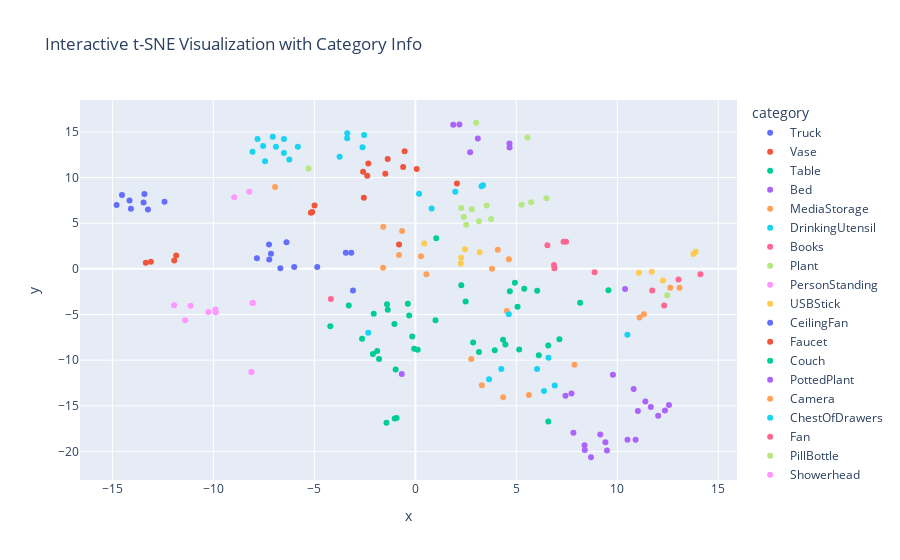

The code cell stored with this chart in its notebook:
### Code cell
import plotly.express as px
plot_data = pd.DataFrame({
    'x': tsne_result[:, 0],
    'y': tsne_result[:, 1],
    'numeric_label': labels,
    'category': [cat_mapping[label] for label in labels]
})

# Create an interactive scatter plot using Plotly Express
fig = px.scatter(
    plot_data, x='x', y='y', color='category',
    hover_data={'numeric_label': True, 'category': True},
    title="Interactive t-SNE Visualization with Category Info"
)
fig.show()

### Figure 1 — Plotly figure (JSON) as saved in the notebook; plotly's stock layout.template omitted (floating-point values rounded to 4 significant figures)
{"data": [{"customdata": [[16, "Truck"], [16, "Truck"], [16, "Truck"], [16, "Truck"], [16, "Truck"], [16, "Truck"], [16, "Truck"], [16, "Truck"], [16, "Truck"], [16, "Truck"]], "hovertemplate": "category=%{customdata[1]}<br>x=%{x}<br>y=%{y}<br>numeric_label=%{customdata[0]}<extra></extra>", "legendgroup": "Truck", "marker": {"color": "#636efa", "symbol": "circle"}, "mode": "markers", "name": "Truck", "orientation": "v", "showlegend": true, "type": "scatter", "x": [-3.443, -7.149, -3.174, -4.858, -6.379, -6.0, -6.685, -7.245, -7.235, -7.844], "xaxis": "x", "y": [1.775, 1.647, 1.776, 0.1963, 2.911, 0.2061, 0.05281, 2.672, 1.033, 1.156], "yaxis": "y"}, {"customdata": [[18, "Vase"], [18, "Vase"], [18, "Vase"], [18, "Vase"], [18, "Vase"], [18, "Vase"], [18, "Vase"], [18, "Vase"], [18, "Vase"], [18, "Vase"]], "hovertemplate": "category=%{customdata[1]}<br>x=%{x}<br>y=%{y}<br>numeric_label=%{customdata[0]}<extra></extra>", "legendgroup": "Vase", "marker": {"color": "#EF553B", "symbol": "circle"}, "mode": "markers", "name": "Vase", "orientation": "v", "showlegend": true, "type": "scatter", "x": [-0.5324, -1.369, -2.329, 2.06, 0.06723, -0.605, -1.487, -2.383, -2.551, -2.586], "xaxis": "x", "y": [12.87, 12.04, 11.53, 9.338, 10.94, 11.17, 10.41, 10.19, 7.789, 10.64], "yaxis": "y"}, {"customdata": [[15, "Table"], [15, "Table"], [15, "Table"], [15, "Table"], [15, "Table"], [15, "Table"], [15, "Table"], [15, "Table"], [15, "Table"], [15, "Table"], [15, "Table"], [15, "Table"], [15, "Table"], [15, "Table"], [15, "Table"], [15, "Table"], [15, "Table"], [15, "Table"], [15, "Table"], [15, "Table"], [15, "Table"], [15, "Table"], [15, "Table"], [15, "Table"], [15, "Table"], [15, "Table"], [15, "Table"], [15, "Table"], [15, "Table"], [15, "Table"]], "hovertemplate": "category=%{customdata[1]}<br>x=%{x}<br>y=%{y}<br>numeric_label=%{customdata[0]}<extra></extra>", "legendgroup": "Table", "marker": {"color": "#00cc96", "symbol": "circle"}, "mode": "markers", "name": "Table", "orientation": "v", "showlegend": true, "type": "scatter", "x": [3.151, 6.58, -0.05808, 3.931, -1.403, -1.367, 5.06, 0.1165, -0.3727, 4.459, -2.103, -2.637, -2.059, -4.211, -3.297, -0.9748, 7.131, 4.343, 8.159, -1.894, -1.798, 2.273, 2.489, 6.113, -0.3053, 2.861, -0.1538, 5.141, 1.034, -1.035], "xaxis": "x", "y": [-9.098, -8.38, -8.75, -8.911, -3.886, -4.469, -4.149, -8.849, -3.825, -8.293, -9.327, -7.666, -4.92, -6.294, -4.025, -11.01, -7.711, -7.774, -3.717, -8.992, -9.878, -1.792, -3.573, -9.455, -5.1, -8.056, -7.412, -8.829, 3.349, -6.026], "yaxis": "y"}, {"customdata": [[0, "Bed"], [0, "Bed"], [0, "Bed"], [0, "Bed"], [0, "Bed"], [0, "Bed"], [0, "Bed"], [0, "Bed"], [0, "Bed"], [0, "Bed"], [0, "Bed"], [0, "Bed"], [0, "Bed"], [0, "Bed"], [0, "Bed"], [0, "Bed"], [0, "Bed"], [0, "Bed"], [0, "Bed"], [0, "Bed"], [0, "Bed"]], "hovertemplate": "category=%{customdata[1]}<br>x=%{x}<br>y=%{y}<br>numeric_label=%{customdata[0]}<extra></extra>", "legendgroup": "Bed", "marker": {"color": "#ab63fa", "symbol": "circle"}, "mode": "markers", "name": "Bed", "orientation": "v", "showlegend": true, "type": "scatter", "x": [11.39, 10.5, 9.156, 9.486, 7.73, 11.02, 8.376, 8.696, 7.433, 9.409, 12.36, 10.38, 8.391, 10.81, 9.783, 10.91, 11.66, -0.6729, 12.02, 7.826, 12.56], "xaxis": "x", "y": [-14.52, -18.71, -18.15, -19.88, -13.64, -15.55, -19.3, -20.63, -13.91, -18.99, -15.52, -2.2, -19.83, -13.16, -11.59, -18.7, -15.13, -11.5, -16.09, -17.94, -14.91], "yaxis": "y"}, {"customdata": [[9, "MediaStorage"], [9, "MediaStorage"], [9, "MediaStorage"], [9, "MediaStorage"], [9, "MediaStorage"], [9, "MediaStorage"], [9, "MediaStorage"], [9, "MediaStorage"], [9, "MediaStorage"], [9, "MediaStorage"]], "hovertemplate": "category=%{customdata[1]}<br>x=%{x}<br>y=%{y}<br>numeric_label=%{customdata[0]}<extra></extra>", "legendgroup": "MediaStorage", "marker": {"color": "#FFA15A", "symbol": "circle"}, "mode": "markers", "name": "MediaStorage", "orientation": "v", "showlegend": true, "type": "scatter", "x": [3.294, 4.35, 11.1, 4.527, 7.879, 5.622, 4.079, 11.32, 12.62, 2.767], "xaxis": "x", "y": [-12.75, -14.07, -5.34, -4.617, -10.51, -13.81, 2.082, -4.978, -2.07, -9.868], "yaxis": "y"}, {"customdata": [[6, "DrinkingUtensil"], [6, "DrinkingUtensil"], [6, "DrinkingUtensil"], [6, "DrinkingUtensil"], [6, "DrinkingUtensil"], [6, "DrinkingUtensil"], [6, "DrinkingUtensil"], [6, "DrinkingUtensil"], [6, "DrinkingUtensil"], [6, "DrinkingUtensil"], [6, "DrinkingUtensil"], [6, "DrinkingUtensil"], [6, "DrinkingUtensil"], [6, "DrinkingUtensil"], [6, "DrinkingUtensil"], [6, "DrinkingUtensil"], [6, "DrinkingUtensil"], [6, "DrinkingUtensil"], [6, "DrinkingUtensil"], [6, "DrinkingUtensil"]], "hovertemplate": "category=%{customdata[1]}<br>x=%{x}<br>y=%{y}<br>numeric_label=%{customdata[0]}<extra></extra>", "legendgroup": "DrinkingUtensil", "marker": {"color": "#19d3f3", "symbol": "circle"}, "mode": "markers", "name": "DrinkingUtensil", "orientation": "v", "showlegend": true, "type": "scatter", "x": [-8.064, -5.818, -7.441, -6.241, 1.979, -7.537, 3.277, 3.353, -3.371, -6.507, 0.1824, -2.614, -2.536, 0.805, -3.378, -7.815, -7.057, -6.902, -3.75, -6.508], "xaxis": "x", "y": [12.81, 13.36, 11.79, 11.97, 8.438, 13.46, 9.051, 9.153, 14.84, 14.21, 8.233, 13.31, 14.66, 6.605, 14.31, 14.21, 14.47, 13.37, 12.29, 12.69], "yaxis": "y"}, {"customdata": [[1, "Books"], [1, "Books"], [1, "Books"], [1, "Books"], [1, "Books"], [1, "Books"], [1, "Books"], [1, "Books"], [1, "Books"], [1, "Books"]], "hovertemplate": "category=%{customdata[1]}<br>x=%{x}<br>y=%{y}<br>numeric_label=%{customdata[0]}<extra></extra>", "legendgroup": "Books", "marker": {"color": "#FF6692", "symbol": "circle"}, "mode": "markers", "name": "Books", "orientation": "v", "showlegend": true, "type": "scatter", "x": [6.885, 6.538, 7.462, 14.11, 8.876, 13.03, 11.73, 12.32, 7.338, 6.861], "xaxis": "x", "y": [0.05359, 2.579, 2.974, -0.596, -0.3734, -1.165, -2.368, -4.001, 2.973, 0.4243], "yaxis": "y"}, {"customdata": [[12, "Plant"], [12, "Plant"], [12, "Plant"], [12, "Plant"]], "hovertemplate": "category=%{customdata[1]}<br>x=%{x}<br>y=%{y}<br>numeric_label=%{customdata[0]}<extra></extra>", "legendgroup": "Plant", "marker": {"color": "#B6E880", "symbol": "circle"}, "mode": "markers", "name": "Plant", "orientation": "v", "showlegend": true, "type": "scatter", "x": [3.01, 5.548, -5.29, 12.47], "xaxis": "x", "y": [16.0, 14.38, 10.99, -2.895], "yaxis": "y"}, {"customdata": [[10, "PersonStanding"], [10, "PersonStanding"], [10, "PersonStanding"], [10, "PersonStanding"], [10, "PersonStanding"], [10, "PersonStanding"], [10, "PersonStanding"], [10, "PersonStanding"], [10, "PersonStanding"], [10, "PersonStanding"]], "hovertemplate": "category=%{customdata[1]}<br>x=%{x}<br>y=%{y}<br>numeric_label=%{customdata[0]}<extra></extra>", "legendgroup": "PersonStanding", "marker": {"color": "#FF97FF", "symbol": "circle"}, "mode": "markers", "name": "PersonStanding", "orientation": "v", "showlegend": true, "type": "scatter", "x": [-9.899, -8.115, -8.062, -10.25, -11.4, -11.95, -8.115, -8.053, -11.13, -9.885], "xaxis": "x", "y": [-4.465, -11.3, -3.748, -4.712, -5.618, -3.98, -11.3, -3.74, -4.03, -4.759], "yaxis": "y"}, {"customdata": [[17, "USBStick"], [17, "USBStick"], [17, "USBStick"], [17, "USBStick"], [17, "USBStick"], [17, "USBStick"], [17, "USBStick"], [17, "USBStick"], [17, "USBStick"], [17, "USBStick"]], "hovertemplate": "category=%{customdata[1]}<br>x=%{x}<br>y=%{y}<br>numeric_label=%{customdata[0]}<extra></extra>", "legendgroup": "USBStick", "marker": {"color": "#FECB52", "symbol": "circle"}, "mode": "markers", "name": "USBStick", "orientation": "v", "showlegend": true, "type": "scatter", "x": [11.7, 13.88, 2.247, 12.26, 11.07, 2.267, 13.77, 2.458, 3.183, 0.4386], "xaxis": "x", "y": [-0.325, 1.864, 0.5761, -1.264, -0.4332, 1.215, 1.625, 2.152, 1.817, 2.766], "yaxis": "y"}, {"customdata": [[3, "CeilingFan"], [3, "CeilingFan"], [3, "CeilingFan"], [3, "CeilingFan"], [3, "CeilingFan"], [3, "CeilingFan"], [3, "CeilingFan"], [3, "CeilingFan"], [3, "CeilingFan"]], "hovertemplate": "category=%{customdata[1]}<br>x=%{x}<br>y=%{y}<br>numeric_label=%{customdata[0]}<extra></extra>", "legendgroup": "CeilingFan", "marker": {"color": "#636efa", "symbol": "circle"}, "mode": "markers", "name": "CeilingFan", "orientation": "v", "showlegend": true, "type": "scatter", "x": [-14.08, -13.46, -14.53, -12.42, -14.79, -13.41, -13.24, -3.089, -14.15], "xaxis": "x", "y": [6.577, 7.273, 8.089, 7.342, 6.997, 8.187, 6.5, -2.364, 7.474], "yaxis": "y"}, {"customdata": [[8, "Faucet"], [8, "Faucet"], [8, "Faucet"], [8, "Faucet"], [8, "Faucet"], [8, "Faucet"], [8, "Faucet"], [8, "Faucet"]], "hovertemplate": "category=%{customdata[1]}<br>x=%{x}<br>y=%{y}<br>numeric_label=%{customdata[0]}<extra></extra>", "legendgroup": "Faucet", "marker": {"color": "#EF553B", "symbol": "circle"}, "mode": "markers", "name": "Faucet", "orientation": "v", "showlegend": true, "type": "scatter", "x": [-11.84, -0.8072, -11.94, -4.991, -5.174, -13.34, -5.106, -13.09], "xaxis": "x", "y": [1.46, 2.658, 0.9041, 6.949, 6.131, 0.679, 6.231, 0.7747], "yaxis": "y"}, {"customdata": [[5, "Couch"], [5, "Couch"], [5, "Couch"], [5, "Couch"], [5, "Couch"], [5, "Couch"], [5, "Couch"], [5, "Couch"], [5, "Couch"], [5, "Couch"]], "hovertemplate": "category=%{customdata[1]}<br>x=%{x}<br>y=%{y}<br>numeric_label=%{customdata[0]}<extra></extra>", "legendgroup": "Couch", "marker": {"color": "#00cc96", "symbol": "circle"}, "mode": "markers", "name": "Couch", "orientation": "v", "showlegend": true, "type": "scatter", "x": [0.9973, -1.429, 6.584, -1.021, 4.926, 4.677, -0.9284, 6.031, 5.393, 9.56], "xaxis": "x", "y": [-5.637, -16.85, -16.71, -16.39, -1.521, -2.443, -16.33, -2.403, -2.182, -2.339], "yaxis": "y"}, {"customdata": [[13, "PottedPlant"], [13, "PottedPlant"], [13, "PottedPlant"], [13, "PottedPlant"], [13, "PottedPlant"], [13, "PottedPlant"]], "hovertemplate": "category=%{customdata[1]}<br>x=%{x}<br>y=%{y}<br>numeric_label=%{customdata[0]}<extra></extra>", "legendgroup": "PottedPlant", "marker": {"color": "#ab63fa", "symbol": "circle"}, "mode": "markers", "name": "PottedPlant", "orientation": "v", "showlegend": true, "type": "scatter", "x": [4.664, 1.878, 4.66, 2.181, 3.092, 2.714], "xaxis": "x", "y": [13.3, 15.77, 13.73, 15.82, 14.26, 12.76], "yaxis": "y"}, {"customdata": [[2, "Camera"], [2, "Camera"], [2, "Camera"], [2, "Camera"], [2, "Camera"], [2, "Camera"], [2, "Camera"], [2, "Camera"], [2, "Camera"], [2, "Camera"]], "hovertemplate": "category=%{customdata[1]}<br>x=%{x}<br>y=%{y}<br>numeric_label=%{customdata[0]}<extra></extra>", "legendgroup": "Camera", "marker": {"color": "#FFA15A", "symbol": "circle"}, "mode": "markers", "name": "Camera", "orientation": "v", "showlegend": true, "type": "scatter", "x": [-0.6554, 0.2781, 0.546, -1.589, -0.8094, -6.948, 3.794, -1.595, 4.627, 13.08], "xaxis": "x", "y": [4.158, 1.39, -0.5809, 4.61, 1.53, 8.958, 0.02478, 0.1214, 1.043, -2.079], "yaxis": "y"}, {"customdata": [[4, "ChestOfDrawers"], [4, "ChestOfDrawers"], [4, "ChestOfDrawers"], [4, "ChestOfDrawers"], [4, "ChestOfDrawers"], [4, "ChestOfDrawers"], [4, "ChestOfDrawers"], [4, "ChestOfDrawers"], [4, "ChestOfDrawers"]], "hovertemplate": "category=%{customdata[1]}<br>x=%{x}<br>y=%{y}<br>numeric_label=%{customdata[0]}<extra></extra>", "legendgroup": "ChestOfDrawers", "marker": {"color": "#19d3f3", "symbol": "circle"}, "mode": "markers", "name": "ChestOfDrawers", "orientation": "v", "showlegend": true, "type": "scatter", "x": [6.591, 4.627, 6.901, 6.026, 10.5, -2.334, 4.254, 3.65, 6.368], "xaxis": "x", "y": [-9.743, -4.972, -12.78, -10.97, -7.226, -7.002, -10.98, -12.09, -13.39], "yaxis": "y"}, {"customdata": [[7, "Fan"]], "hovertemplate": "category=%{customdata[1]}<br>x=%{x}<br>y=%{y}<br>numeric_label=%{customdata[0]}<extra></extra>", "legendgroup": "Fan", "marker": {"color": "#FF6692", "symbol": "circle"}, "mode": "markers", "name": "Fan", "orientation": "v", "showlegend": true, "type": "scatter", "x": [-4.182], "xaxis": "x", "y": [-3.296], "yaxis": "y"}, {"customdata": [[11, "PillBottle"], [11, "PillBottle"], [11, "PillBottle"], [11, "PillBottle"], [11, "PillBottle"], [11, "PillBottle"], [11, "PillBottle"], [11, "PillBottle"], [11, "PillBottle"], [11, "PillBottle"]], "hovertemplate": "category=%{customdata[1]}<br>x=%{x}<br>y=%{y}<br>numeric_label=%{customdata[0]}<extra></extra>", "legendgroup": "PillBottle", "marker": {"color": "#B6E880", "symbol": "circle"}, "mode": "markers", "name": "PillBottle", "orientation": "v", "showlegend": true, "type": "scatter", "x": [3.53, 6.492, 2.519, 2.272, 3.749, 2.4, 5.261, 5.731, 2.793, 3.148], "xaxis": "x", "y": [6.937, 7.733, 4.84, 6.668, 5.468, 5.686, 7.008, 7.282, 6.523, 5.208], "yaxis": "y"}, {"customdata": [[14, "Showerhead"], [14, "Showerhead"]], "hovertemplate": "category=%{customdata[1]}<br>x=%{x}<br>y=%{y}<br>numeric_label=%{customdata[0]}<extra></extra>", "legendgroup": "Showerhead", "marker": {"color": "#FF97FF", "symbol": "circle"}, "mode": "markers", "name": "Showerhead", "orientation": "v", "showlegend": true, "type": "scatter", "x": [-8.224, -8.964], "xaxis": "x", "y": [8.438, 7.833], "yaxis": "y"}], "layout": {"legend": {"title": {"text": "category"}, "tracegroupgap": 0}, "title": {"text": "Interactive t-SNE Visualization with Category Info"}, "xaxis": {"anchor": "y", "domain": [0, 1], "title": {"text": "x"}}, "yaxis": {"anchor": "x", "domain": [0, 1], "title": {"text": "y"}}}}
